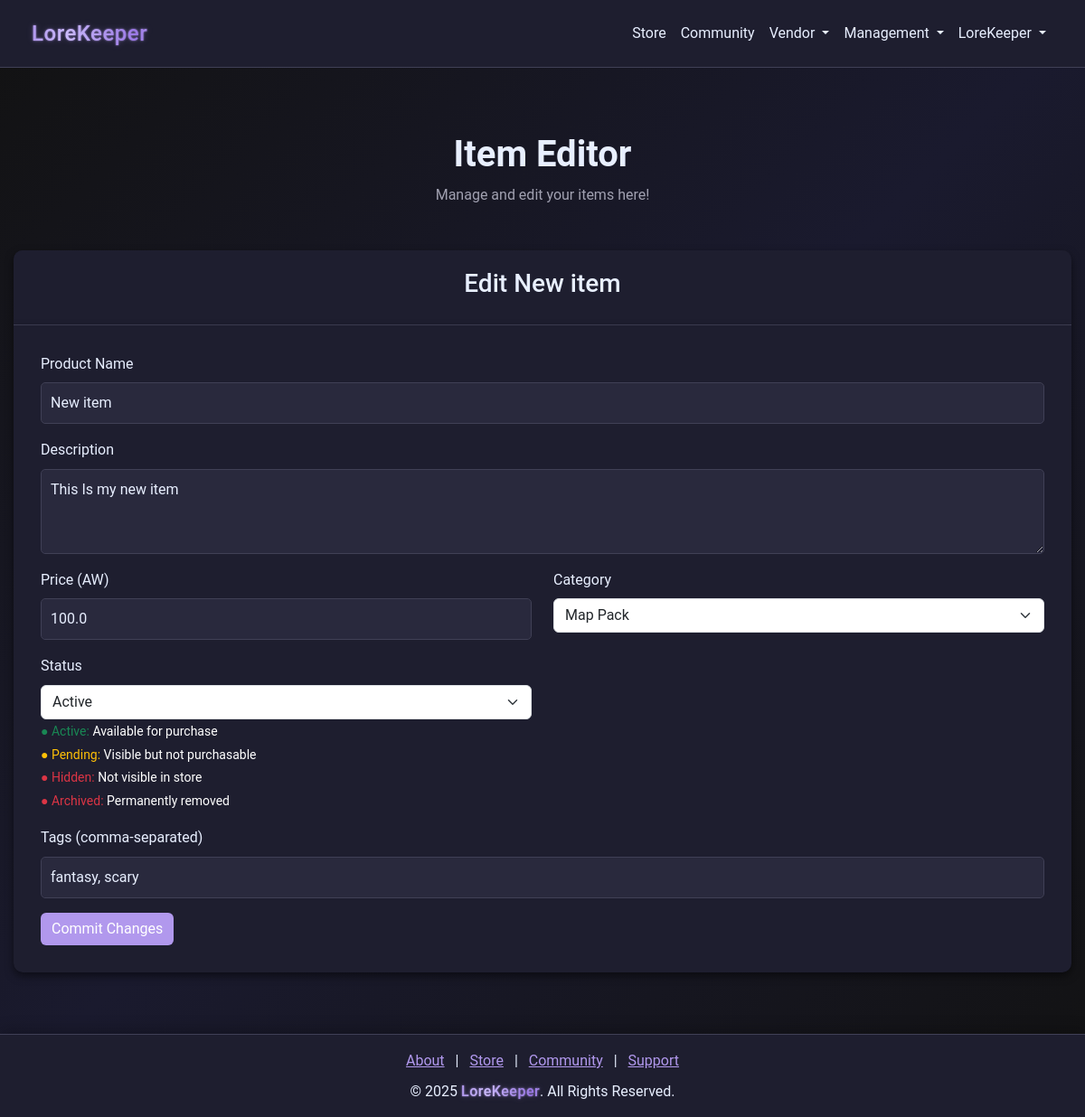
The app's page /vendor/edit_item/10 (signed in), older data.
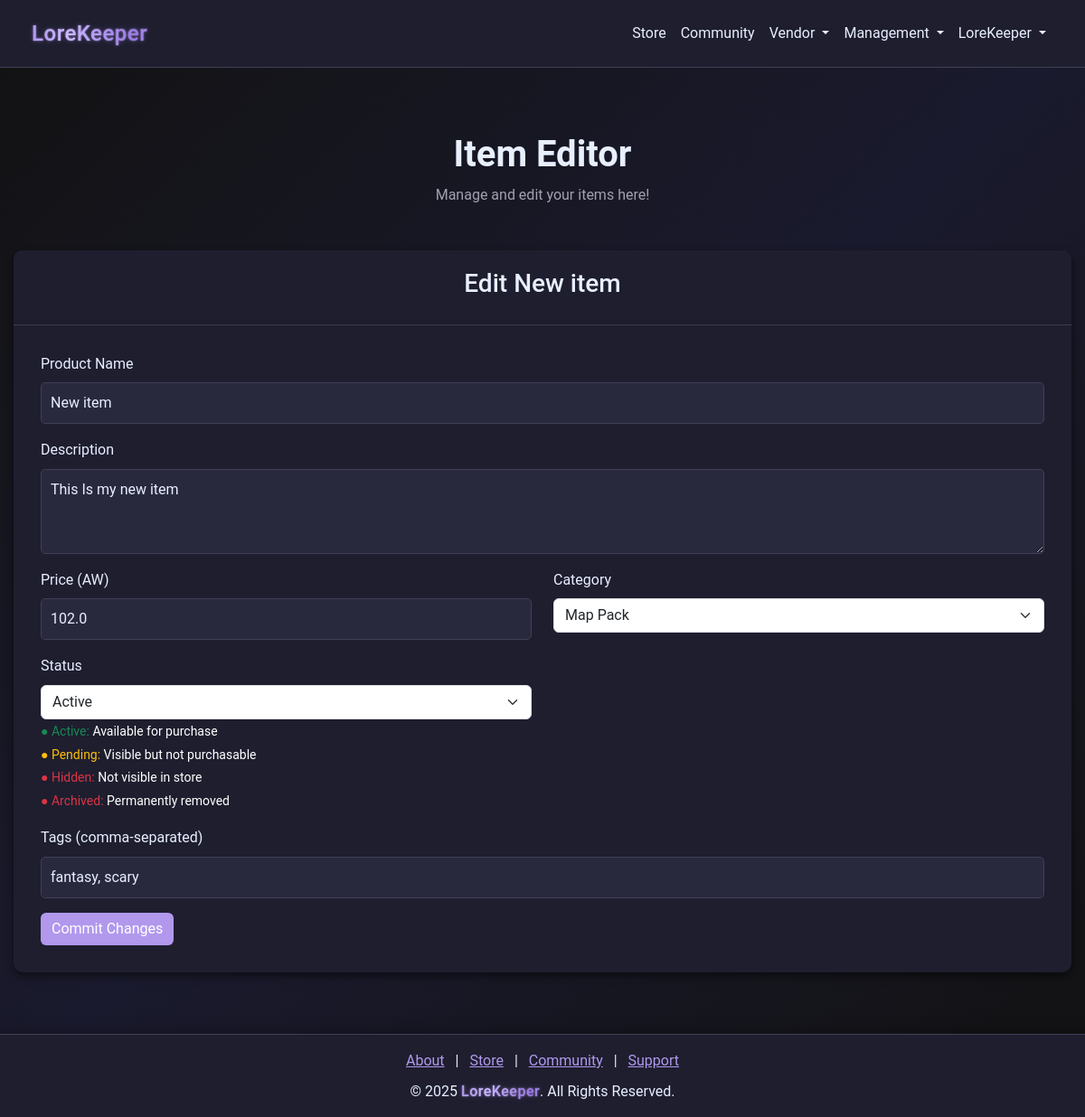
The same page, newer data.
### models.py (models this page shows)
class Item(db.Model):
    __tablename__ = "items"
    id = db.Column(db.Integer, primary_key=True)
    name = db.Column(db.String(64), nullable=False)
    description = db.Column(db.Text)
    price = db.Column(db.Float, nullable=False)
    vendor_id = db.Column(
        db.Integer, db.ForeignKey("vendors.id"), nullable=False, index=True
    )
    reviews = db.relationship(
        "ReviewOfItem", backref="item", lazy=True, cascade="all, delete-orphan"
    )
    category = db.Column(db.String(64), nullable=False, index=True)
    tags = db.Column(db.String(256))
    sales = db.Column(db.Integer, default=0)
    status = db.Column(db.String(64), default="Active", index=True)
    created_at = db.Column(db.DateTime, default=datetime.utcnow)

### routes/route_vendor.py (the view, shortened to what this page needs)
@vendor_bp.route("/edit_item/<int:item_id>", methods=["GET", "POST"])
@login_required
def edit_item(item_id):
    try:
        if not session.get("user_id"):
            flash("Please log in first!", "danger")
            return redirect(url_for("login"))
        item = Item.query.get_or_404(item_id)
        if item.vendor_id != session.get("user_id"):
            flash("You don't have permission to edit this item!", "danger")
            return redirect(url_for("vendor.vendor_dashboard"))
        return render_template(
            "vendor/vendor_item_edit.html", item=item, ITEM_STATUS=ITEM_STATUS
        )
    except Exception as e:
        flash(f"Error accessing item: {e}", "danger")
        return redirect(url_for("vendor.vendor_dashboard"))

### app.py (called while the page is built)
@app.after_request
def add_header(response):
    response.headers["Cache-Control"] = "no-store"
    return response

@app.before_request
def before_request():
    try:
        if session.get("user_id"):
            session.permanent = True
        else:
            getCookie()
    except Exception:
        session.clear()

### wrappers.py (called while the page is built)
def login_required(f):
    @wraps(f)
    def decorated_function(*args, **kwargs):
        if not session.get("user_id"):
            flash("You must be logged in to access this page", "warning")
            return redirect(url_for("login"))
        return f(*args, **kwargs)
    return decorated_function

### templates/vendor/vendor_item_edit.html (shortened to what this page needs)
{% extends "nav_footer_template.html" %}  {% block content %}
<div class="container mt-5">
  <div class="text-center mb-5">
    <h1 class="fw-bold">Item Editor</h1>
    <p class="text-muted">Manage and edit your items here!</p>
  </div>
  <div class="card mb-5">
    <div class="card-header">
      <h3>Edit {{ item.name }}</h3>
    </div>
    <div class="card-body">
      <form action="{{ url_for('vendor.edit_item', item_id=item.id) }}" method="POST">
        <div class="mb-3">
          <label for="product-name" class="form-label">Product Name</label>
          <input type="text" class="form-control" id="product-name" name="product_name" value="{{item.name}}" required />
        </div>
        <div class="mb-3">
          <label for="product-description" class="form-label">Description</label>
          <textarea class="form-control" id="product-description" name="product_description" rows="3"
            value="{{item.description}}" required>{{item.description}}</textarea>
        </div>
        <div class="row">
          <div class="col-md-6 mb-3">
            <label for="product-price" class="form-label">Price (AW)</label>
            <input type="number" class="form-control" id="product-price" name="product_price" step="1" min="0"
              value="{{item.price}}" required />
          </div>
          <div class="col-md-6 mb-3">
            <label for="product-category" class="form-label">Category</label>
            <select class="form-select" id="product-category" name="product_category" required>
              <option value="map" {% if item.category=='map' %}selected{% endif %}>Map Pack</option>
            </select>
          </div>
          <div class="col-md-6 mb-3">
            <label for="product-status" class="form-label">Status</label>
            <select class="form-select" id="product-status" name="product_status"placeholder="Change the status of your item" required>
              <option value="Active" class="text-success" data-bs-toggle="tooltip" title="Item is visible and can be purchased">
                Active</option>
            </select>
            <small class="form-text mt-1 text-white">
              <span class="text-success">● Active:</span> Available for purchase<br>
              <span class="text-warning">● Pending:</span> Visible but not purchasable<br>
              <span class="text-danger">● Hidden:</span> Not visible in store<br>
              <span class="text-danger">● Archived:</span> Permanently removed
            </small>
          </div>
        </div>
        <div class="mb-3">
          <label for="product-tags" class="form-label" >Tags (comma-separated)</label>
          <input type="text" class="form-control" id="product-tags" name="product_tags"
            value="{{item.tags}}" />
        </div>
        <button type="submit" class="btn btn-primary">Commit Changes</button>
      </form>
    </div>
  </div>
</div>
{% endblock %}

Row changes from the older to the newer data that the page shows:
changed Item "New item": product_price "100.0" → "102.0"
